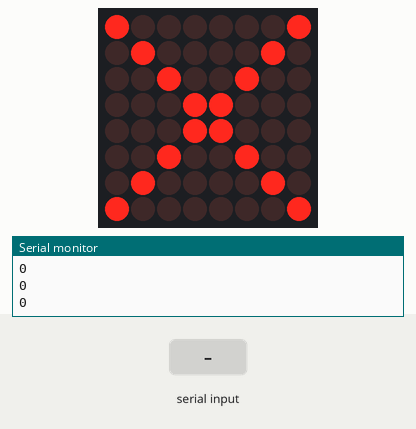
Simulated run of this sketch. Board: Arduino Uno, built with avr-gcc and run on an emulated ATmega328P. On the bench: 8×8 LED matrix, the last lines printed to the serial monitor. Wiring (inferred from the names in the program): LED matrix (orientation assumed): rows pin 9, A2, A3, pin 6, pin 2, pin 7, pin 11, pin 12; columns pin 5, pin 10, pin 4, pin 8, A0, pin 3, A1, A4. The inputs (shaded band) are chosen by the test bench.

Above: at 1.2 s.
1.3 s: "8" received over Serial
At 2.0 s:
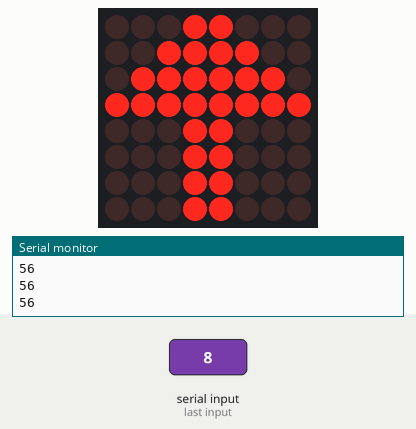
2.8 s: "2" received over Serial
At 4.0 s:
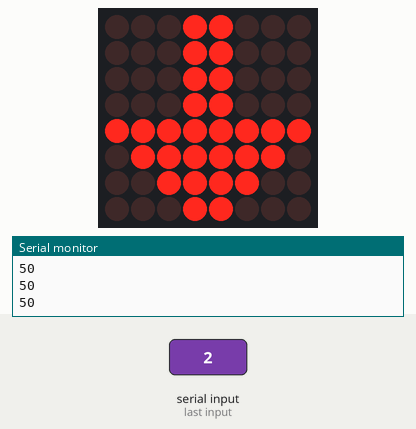
4.3 s: "6" received over Serial
At 5.4 s:
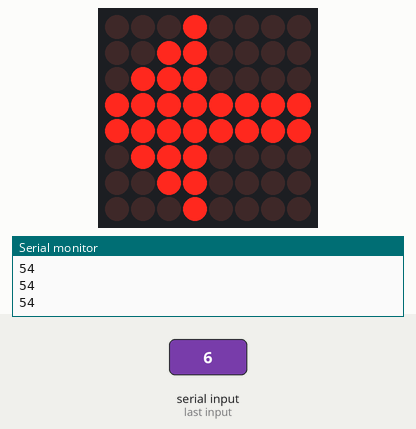
5.8 s: "4" received over Serial
At 6.7 s:
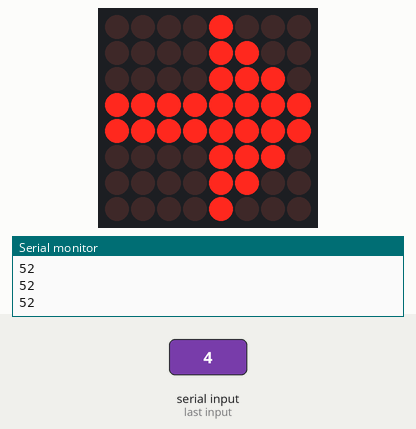
7.3 s: "9" received over Serial
At 7.6 s:
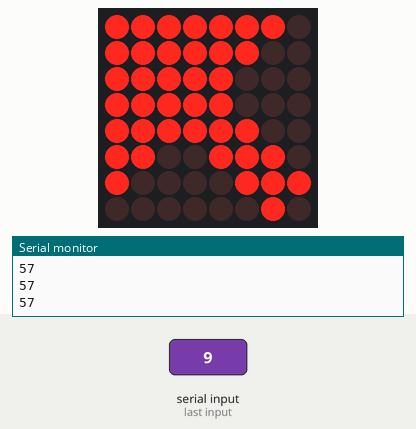
8.8 s: "7" received over Serial
At 10.1 s:
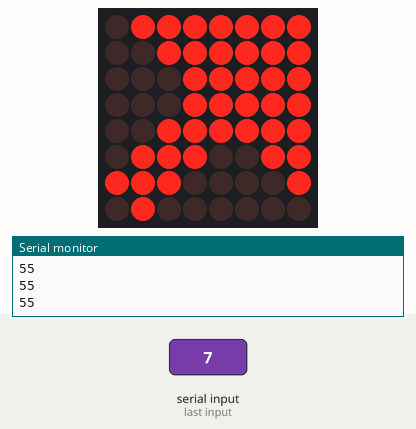
Timing chart, 0 to 11.3 s (numbered marks = the images above; inputs shaded):
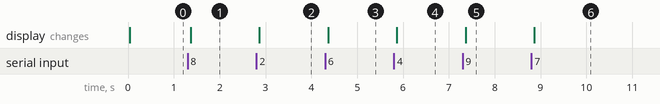

The sketch:

dot_matrix_direction.ino
```cpp
int anode[8] = {9,A2,A3,6,2,7,11,12};
int cathode[8] = {5,10,4,8,A0,3,A1,A4};
int num=0;

int matrixX[8][8] = {
  {1,0,0,0,0,0,0,1},
  {0,1,0,0,0,0,1,0},
  {0,0,1,0,0,1,0,0},
  {0,0,0,1,1,0,0,0},
  {0,0,0,1,1,0,0,0},
  {0,0,1,0,0,1,0,0},
  {0,1,0,0,0,0,1,0},
  {1,0,0,0,0,0,0,1}
};

int matrixHOL[8][8] = {
  {0,0,1,0,0,1,0,0},
  {0,1,0,1,1,0,1,0},
  {1,0,1,0,0,1,0,1},
  {0,1,0,1,1,0,1,0},
  {0,1,0,1,1,0,1,0},
  {1,0,1,0,0,1,0,1},
  {0,1,0,1,1,0,1,0},
  {0,0,1,0,0,1,0,0}
};

int matrixUP[8][8] = {
  {0,0,0,1,1,0,0,0},
  {0,0,1,1,1,1,0,0},
  {0,1,1,1,1,1,1,0},
  {1,1,1,1,1,1,1,1},
  {0,0,0,1,1,0,0,0},
  {0,0,0,1,1,0,0,0},
  {0,0,0,1,1,0,0,0},
  {0,0,0,1,1,0,0,0}
};

int matrixDOWN[8][8] = {
  {0,0,0,1,1,0,0,0},
  {0,0,0,1,1,0,0,0},
  {0,0,0,1,1,0,0,0},
  {0,0,0,1,1,0,0,0},
  {1,1,1,1,1,1,1,1},
  {0,1,1,1,1,1,1,0},
  {0,0,1,1,1,1,0,0},
  {0,0,0,1,1,0,0,0}
};

int matrixLEFT[8][8] = {
  {0,0,0,1,0,0,0,0},
  {0,0,1,1,0,0,0,0},
  {0,1,1,1,0,0,0,0},
  {1,1,1,1,1,1,1,1},
  {1,1,1,1,1,1,1,1},
  {0,1,1,1,0,0,0,0},
  {0,0,1,1,0,0,0,0},
  {0,0,0,1,0,0,0,0}
};


int matrixRIGHT[8][8] = {
  {0,0,0,0,1,0,0,0},
  {0,0,0,0,1,1,0,0},
  {0,0,0,0,1,1,1,0},
  {1,1,1,1,1,1,1,1},
  {1,1,1,1,1,1,1,1},
  {0,0,0,0,1,1,1,0},
  {0,0,0,0,1,1,0,0},
  {0,0,0,0,1,0,0,0}
};

int matrixUPLEFT[8][8] = {
  {1,1,1,1,1,1,1,0},
  {1,1,1,1,1,1,0,0},
  {1,1,1,1,1,0,0,0},
  {1,1,1,1,1,0,0,0},
  {1,1,1,1,1,1,0,0},
  {1,1,0,0,1,1,1,0},
  {1,0,0,0,0,1,1,1},
  {0,0,0,0,0,0,1,0}
};

int matrixUPRIGHT[8][8] = {
  {0,1,1,1,1,1,1,1},
  {0,0,1,1,1,1,1,1},
  {0,0,0,1,1,1,1,1},
  {0,0,0,1,1,1,1,1},
  {0,0,1,1,1,1,1,1},
  {0,1,1,1,0,0,1,1},
  {1,1,1,0,0,0,0,1},
  {0,1,0,0,0,0,0,0}
};

int matrixDOWNRIGHT[8][8] = {
  {0,1,0,0,0,0,0,0},
  {1,1,1,0,0,0,0,1},
  {0,1,1,1,0,0,1,1},
  {0,0,1,1,1,1,1,1},
  {0,0,0,1,1,1,1,1},
  {0,0,0,1,1,1,1,1},
  {0,0,1,1,1,1,1,1},
  {0,1,1,1,1,1,1,1}
};

int matrixDOWNLEFT[8][8] = {
  {0,0,0,0,0,0,1,0},
  {1,0,0,0,0,1,1,1},
  {1,1,0,0,1,1,1,0},
  {1,1,1,1,1,1,0,0},
  {1,1,1,1,1,0,0,0},
  {1,1,1,1,1,0,0,0},
  {1,1,1,1,1,1,0,0},
  {1,1,1,1,1,1,1,0}
};


void setup(){
  Serial.begin(9600);
  for(int i=0; i<8;i++){
    pinMode(anode[i],OUTPUT);
    digitalWrite(anode[i],LOW);

    pinMode(cathode[i],OUTPUT);
    digitalWrite(cathode[i],HIGH);
  }
  }
void loop(){
  for(int i=0; i<8;i++){
    digitalWrite(anode[i],HIGH);
    digitalWrite(cathode[i],LOW);
  }
  if(Serial.available()>0){
    num = Serial.read();
  }
  Serial.println(num);
  if(num=='8'){
    for( int i=0; i<8;i++){
      for( int j=0; j<8; j++){
        digitalWrite(cathode[j],matrixUP[i][j]);
      }
      digitalWrite(anode[i],LOW);
      delayMicroseconds(1000);
      digitalWrite(anode[i],HIGH);
    }
  }else if(num=='2'){
    for( int i=0; i<8;i++){
      for( int j=0; j<8; j++){
        digitalWrite(cathode[j],matrixDOWN[i][j]);
      }
      digitalWrite(anode[i],LOW);
      delayMicroseconds(1000);
      digitalWrite(anode[i],HIGH);
    }
  }else if(num=='6'){
    for( int i=0; i<8;i++){
      for( int j=0; j<8; j++){
        digitalWrite(cathode[j],matrixLEFT[i][j]);
      }
      digitalWrite(anode[i],LOW);
      delayMicroseconds(1000);
      digitalWrite(anode[i],HIGH);
    }
  }else if(num=='4'){
    for( int i=0; i<8;i++){
      for( int j=0; j<8; j++){
        digitalWrite(cathode[j],matrixRIGHT[i][j]);
      }
      digitalWrite(anode[i],LOW);
      delayMicroseconds(1000);
      digitalWrite(anode[i],HIGH);
    }
  }
  else if(num=='9'){
    for( int i=0; i<8;i++){
      for( int j=0; j<8; j++){
        digitalWrite(cathode[j],matrixUPLEFT[i][j]);
      }
      digitalWrite(anode[i],LOW);
      delayMicroseconds(1000);
      digitalWrite(anode[i],HIGH);
    }
  }
  else if(num=='7'){
    for( int i=0; i<8;i++){
      for( int j=0; j<8; j++){
        digitalWrite(cathode[j],matrixUPRIGHT[i][j]);
      }
      digitalWrite(anode[i],LOW);
      delayMicroseconds(1000);
      digitalWrite(anode[i],HIGH);
    }
  }
  else if(num=='3'){
    for( int i=0; i<8;i++){
      for( int j=0; j<8; j++){
        digitalWrite(cathode[j],matrixDOWNLEFT[i][j]);
      }
      digitalWrite(anode[i],LOW);
      delayMicroseconds(1000);
      digitalWrite(anode[i],HIGH);
    }
  }
  else if(num=='1'){
    for( int i=0; i<8;i++){
      for( int j=0; j<8; j++){
        digitalWrite(cathode[j],matrixDOWNRIGHT[i][j]);
      }
      digitalWrite(anode[i],LOW);
      delayMicroseconds(1000);
      digitalWrite(anode[i],HIGH);
    }
  }
  else if(num=='5'){
    for( int i=0; i<8;i++){

      for( int j=0; j<8; j++){
        digitalWrite(cathode[j],matrixHOL[i][j]);
      }
      digitalWrite(anode[i],LOW);
      delayMicroseconds(1000);
      digitalWrite(anode[i],HIGH);


    }
  }
   else
   {
    for( int i=0; i<8;i++){
      for( int j=0; j<8; j++){
        digitalWrite(cathode[j],matrixX[i][j]);
      }
      digitalWrite(anode[i],LOW);
      delayMicroseconds(1000);
      digitalWrite(anode[i],HIGH);
    }
  }
}
```

Measured:
- after the input at 1.3 s, the display: changes after 0.07 s (image 1)
- after the input at 2.8 s, the display: changes after 0.06 s (image 2)
- after the input at 4.3 s, the display: changes after 0.06 s (image 3)
- after the input at 5.8 s, the display: changes after 0.07 s (image 4)
- after the input at 7.3 s, the display: changes after 0.06 s (image 5)
- after the input at 8.8 s, the display: changes after 0.07 s (image 6)
